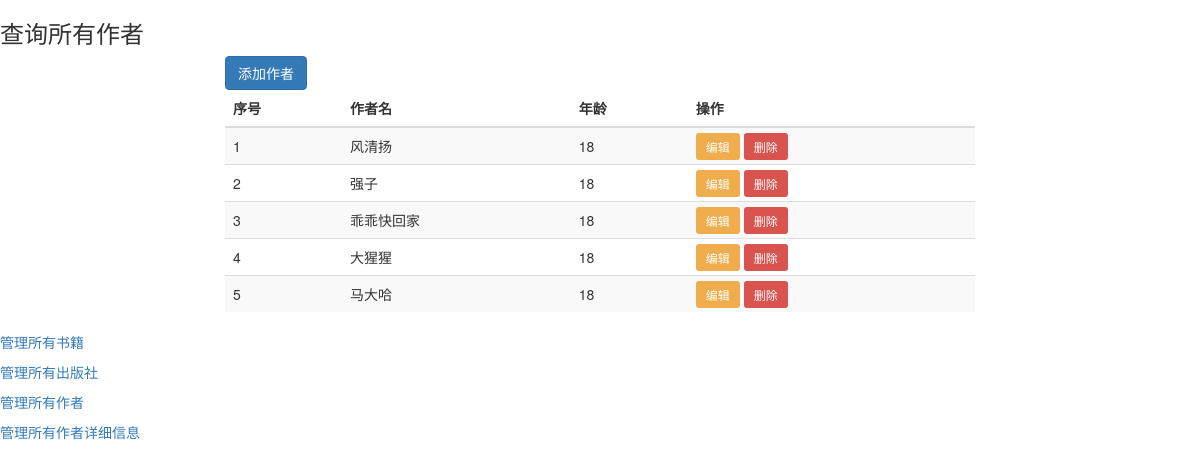
The page /book/show_author/ on the database its author committed.
### book/models.py (models this page shows, shortened)
class Author(models.Model):
    name = models.CharField(max_length=32)
    age = models.IntegerField()
    author_detail = models.OneToOneField(to="AuthorDetail", on_delete=models.CASCADE)  # 级联删除

### book/views.py (the view)
def show_author(request):
    author_list = Author.objects.all()
    return render(request, 'book/show_author.html', {'author_list': author_list})

### templates/book/show_author.html (shortened to what this page needs)
<!DOCTYPE html>
<html lang="en">
<head>
    <link rel="stylesheet" href="https://cdn.jsdelivr.net/npm/bootstrap@3.3.7/dist/css/bootstrap.min.css">
</head>
<body>
<h3>查询所有作者</h3>
<div class="container">
    <div class="row">
        <div class="col-md-8 col-md-offset-2">
            <a href="/book/add_author/" class="btn btn-primary">添加作者</a>
    <table class="table table-striped">
        <thead>
            <tr>
                <th>序号</th>
                <th>作者名</th>
                <th>年龄</th>
                <th>操作</th>
            </tr>
        </thead>
        <tbody>
            {%  for ath in author_list  %}
            <tr>
                <td>{{ forloop.counter }}</td>
                <td>{{ ath.name }}</td>
                <td>{{ ath.age }}</td>
                <td>
                   <a href="/book/update_author/{{ ath.pk }}" class="btn-sm btn-warning">编辑</a>
                   <a href="/book/delete_author/{{ ath.pk }}" class="btn-sm btn-danger">删除</a>
                </td>
            </tr>
            {% endfor %}
        </tbody>
    </table>
        </div>
    </div>
</div>
<p>
    <a href="/">管理所有书籍</a>
</p>
<p><a href="/book/show_publish/">管理所有出版社</a>
</p>
<p><a href="/book/show_author/">管理所有作者</a></p>
<p><a href="/book/show_author_detail/">管理所有作者详细信息</a>
</p>
</body>
</html>

### rows shown on the page
Author: name "风清扬", age "18"
Author: name "强子", age "18"
Author: name "乖乖快回家", age "18"
Author: name "大猩猩", age "18"
Author: name "马大哈", age "18"
